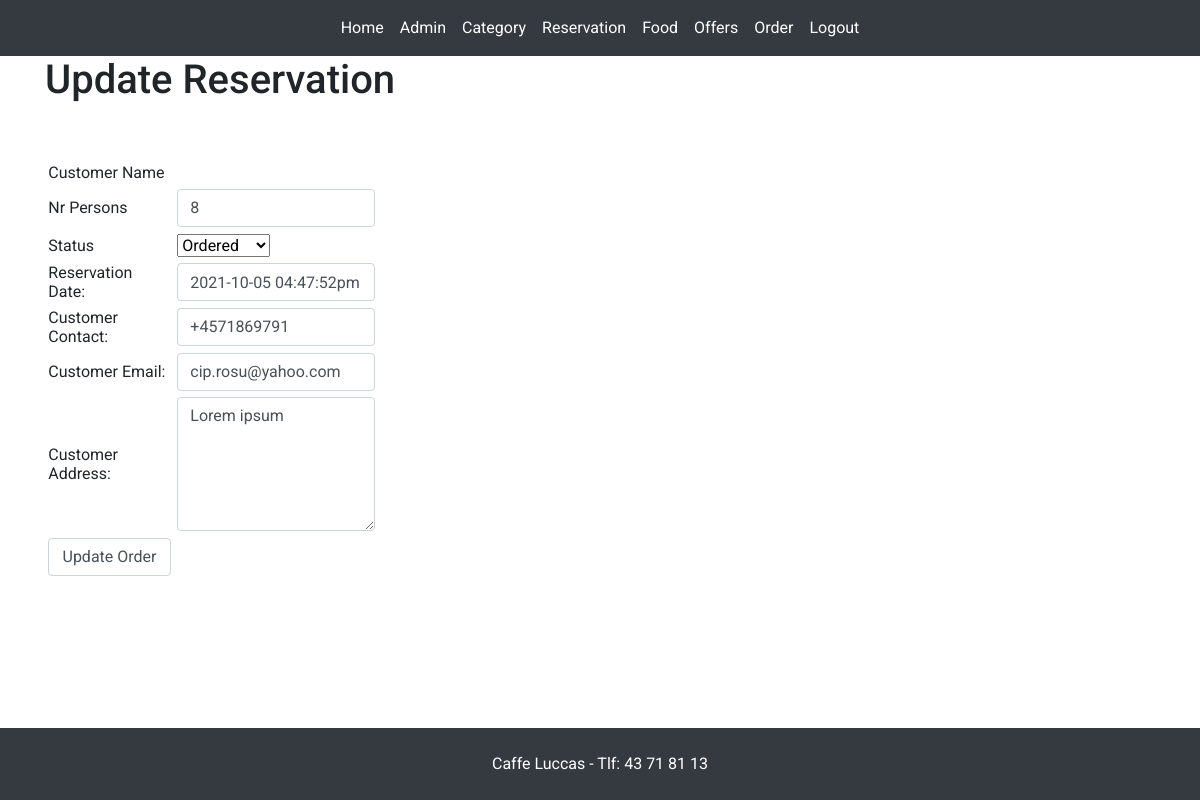
/admin/update-reservation.php?id=2 (signed in), run on the app's committed database.
### tables this page shows
CREATE TABLE `reservation` (
  `id` int(10) UNSIGNED NOT NULL,
  `name` varchar(150) NOT NULL,
  `persons` int(11) NOT NULL,
  `reservation_date` datetime NOT NULL,
  `reservation_time` datetime NOT NULL,
  `status` varchar(150) NOT NULL,
  `contact` varchar(100) NOT NULL,
  `email` varchar(250) NOT NULL,
  `comment` varchar(400) NOT NULL
);

### admin/update-reservation.php (the view, shortened to what this page needs)
<?php include('partials/menu.php'); ?>
<div class="container">
        <h1>Update Reservation</h1>
        <br><br>
        <?php
            if(isset($_GET['id']))
            {
                $id=$_GET['id'];
                $query = "SELECT * FROM reservation WHERE id=$id";
                $result = mysqli_query($connection, $query);
                $count = mysqli_num_rows($result);
                if($count==1)
                {
                    $row=mysqli_fetch_assoc($result);
                                $customer_name = $row['full-name'];
                                $persons = $row['persons'];
                                $reservation_date = date("Y-m-d h:i:sa");
                                $status = "Reserved";
                                $customer_contact = $row['contact'];
                                $customer_email = $row['email'];
                                $customer_comment = $row['comment'];
                }
                else
                {
                    header('location:'.SITEURL.'admin/reservation-management.php');
                }
            }
            else
            {
                header('location:'.SITEURL.'admin/reservation-management.php');
            }
        ?>
        <form action="" method="POST">
            <table class="tbl-30">
                <tr>
                    <td>Customer Name</td>
                    <td><b> <?php echo $customer_name; ?> </b></td>
                </tr>
                <tr>
                    <td>Nr Persons</td>
                    <td>
                        <input type="number" class="form-control" name="qty" value="<?php echo $persons; ?>">
                    </td>
                </tr>
                <tr>
                    <td>Status</td>
                    <td>
                        <select name="status">
                            <option <?php if($status=="Reserved"){echo "selected";} ?> value="Ordered">Ordered</option>
                        </select>
                    </td>
                </tr>
                <tr>
                    <td>Reservation Date: </td>
                    <td>
                        <input type="text" class="form-control" name="customer_name" value="<?php echo $reservation_date; ?>">
                    </td>
                </tr>
                <tr>
                    <td>Customer Contact: </td>
                    <td>
                        <input type="text" class="form-control" name="customer_contact" value="<?php echo $customer_contact; ?>">
                    </td>
                </tr>
                <tr>
                    <td>Customer Email: </td>
                    <td>
                        <input type="text" class="form-control" name="customer_email" value="<?php echo $customer_email; ?>">
                    </td>
                </tr>
                <tr>
                    <td>Customer Address: </td>
                    <td>
                        <textarea name="customer_address" class="form-control" cols="30" rows="5"><?php echo $customer_comment; ?></textarea>
                    </td>
                </tr>
                <tr>
                    <td clospan="2">
                        <input type="submit" class="form-control" name="submit" value="Update Order" class="btn btn-primary">
                    </td>
                </tr>
            </table>
        </form>
    </div>
<?php include('partials/footer.php'); ?>

### css/admin.css (style rules this page uses)
* { margin: 0; padding: 0 ; font-family: 'Roboto', sans-serif; }
.tbl-30 { width:30%; }
table tr td { padding: 1%; }
body { margin: 0; font-size: .9rem; font-weight: 400; line-height: 1.6; color: #212529; text-align: left; background-color: #f5f8fa; }

### data on the page
reservation: qty "8", customer_contact "+4571869791", customer_email "cip.rosu@yahoo.com", customer_address "Lorem ipsum"
